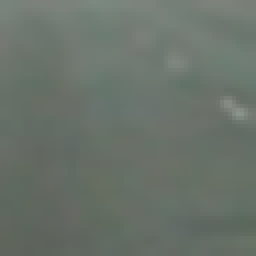
#> input picture unit_tests/test_images/nonvehicles/GTI/image1.png, 64 x 64 px (shown 4 times larger)
$ python -i color_convert.py   (imports and definitions only)
#> lines starting #> are read from the running program, lines starting #| are printed output that depends on the picture
import numpy as np
import cv2


def convert_color(img, conv="RBG"):
    """Convert color to the specified color space.

    :param img: The original image, assumed to be in RGB
    :param conv: A string containing the new colorspace name, accepted strings are HSV, HLS; YCrCb, FIXME what else

    :return: the transformed image"""
    if conv != 'RGB':
        color_specifier = "COLOR_RGB2{}".format(conv)
        feature_image = cv2.cvtColor(img, getattr(cv2, color_specifier))
    else:
        feature_image = np.copy(img)
    return feature_image


def normalize_luminosity(img):
    """Normalize contrast as per http://stackoverflow.com/a/38312281

    :param img: An image in RBG format"""
    img_yuv = cv2.cvtColor(img, cv2.COLOR_RGB2YUV)
#> img_yuv: shape (64, 64, 3); mean of channels 0, 1, 2 110.6, 125.7, 123.4

    # equalize the histogram of the Y channel
    channel = img_yuv[:, :, 0]
    # plt.imshow(channel)
    # plt.show()
    img_yuv[:, :, 0] = cv2.equalizeHist(img_yuv[:, :, 0])
#> img_yuv: shape (64, 64, 3); mean of channels 0, 1, 2 132.5, 125.7, 123.4

    # convert the YUV image back to RGB format
    color_image = cv2.cvtColor(img_yuv, cv2.COLOR_YUV2RGB)
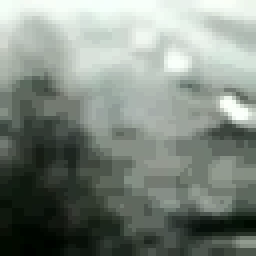
#> color_image: shape (64, 64, 3) (shown 4 times larger); mean R, G, B 127, 136.1, 127.9
    # hls_image = cv2.cvtColor(color_image, cv2.COLOR_RGB2HLS)
    # hls_image[:, :, 2] = cv2.equalizeHist(hls_image[:, :, 2])
    # color_image = cv2.cvtColor(hls_image, cv2.COLOR_HLS2RGB)
    # color_image[s_channel < 100] = 30
    return color_image

>>> import cv2
>>> picture = cv2.cvtColor(cv2.imread('../../unit_tests/test_images/nonvehicles/GTI/image1.png'), cv2.COLOR_BGR2RGB)
>>> result = normalize_luminosity(picture)

$ run again, on unit_tests/test_images/nonvehicles/GTI/image10.png
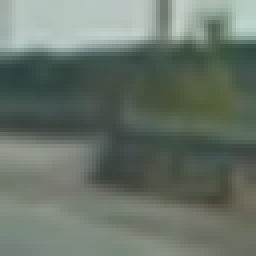
#> input picture unit_tests/test_images/nonvehicles/GTI/image10.png, 64 x 64 px (shown 4 times larger)
#> in normalize_luminosity, `channel = img_yuv[:, :, 0]`:
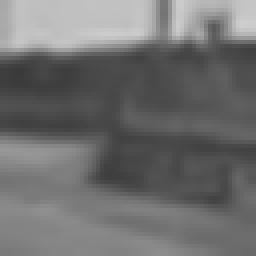
#> channel: shape (64, 64) (shown 4 times larger); min 58, max 206, mean 111.1
#> in normalize_luminosity, `color_image = cv2.cvtColor(img_yuv, cv2.COLOR_YUV2RGB)`:
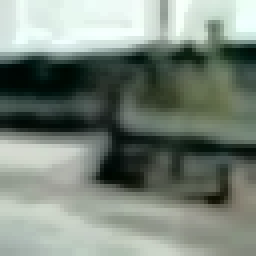
#> color_image: shape (64, 64, 3) (shown 4 times larger); mean R, G, B 122.4, 133.5, 123.6

$ run again, on unit_tests/test_images/nonvehicles/GTI/image2.png
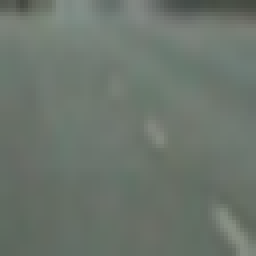
#> input picture unit_tests/test_images/nonvehicles/GTI/image2.png, 64 x 64 px (shown 4 times larger)
#> in normalize_luminosity, `color_image = cv2.cvtColor(img_yuv, cv2.COLOR_YUV2RGB)`:
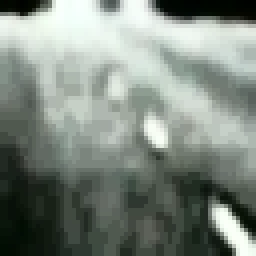
#> color_image: shape (64, 64, 3) (shown 4 times larger); mean R, G, B 126.8, 136.2, 127.8

$ run again, on unit_tests/test_images/nonvehicles/GTI/image3.png
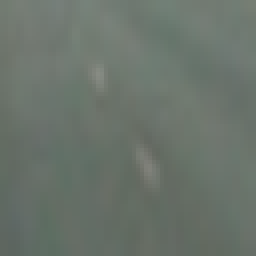
#> input picture unit_tests/test_images/nonvehicles/GTI/image3.png, 64 x 64 px (shown 4 times larger)
#> in normalize_luminosity, `color_image = cv2.cvtColor(img_yuv, cv2.COLOR_YUV2RGB)`:
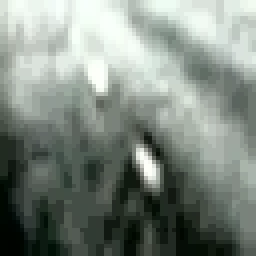
#> color_image: shape (64, 64, 3) (shown 4 times larger); mean R, G, B 127.4, 136.8, 128.8
